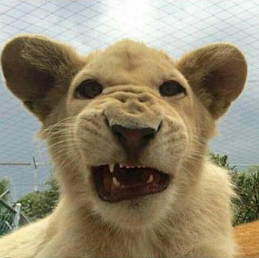
//> input picture Practica 2/lion.png, 259 x 258 px
$ ./descompocicion_en_planos   (built with g++ and OpenCV 4)
//> lines starting //> are read from the running program, lines starting //| are printed output that depends on the picture; after the words box and inside, x2 and y2 are one past the last pixel; in counts of white or black regions, pixels touching at a corner belong together
#include <opencv2/opencv.hpp>
#include <opencv2/highgui/highgui.hpp>
#include <vector>
#include <bitset>

using namespace cv;
using namespace std;


int main(int argc, char** argv) {
	//create a gui window:


	Mat img = imread("lion.png",CV_8U);
//> img: 258 rows x 259 cols, CV_8UC1; min 0, max 255, mean 140.3

	int columnas=img.cols;
//> columnas = 259
	int filas =img.rows;
//> filas = 258
	Mat plano0(filas, columnas, CV_8U);
	Mat plano1(filas, columnas, CV_8U);
	Mat plano2(filas, columnas, CV_8U);
	Mat plano3(filas, columnas, CV_8U);
	Mat plano4(filas, columnas, CV_8U);
	Mat plano5(filas, columnas, CV_8U);
	Mat plano6(filas, columnas, CV_8U);
	Mat plano7(filas, columnas, CV_8U);


	for (int i=0; i<img.rows; i++){
		for (int j=0; j<img.cols; j++){
			std::bitset<8> x((int) img.at<uchar>(i,j));
			plano0.at<uchar>(i,j) = x[0]*255;
			plano1.at<uchar>(i,j) = x[1]*255;
			plano2.at<uchar>(i,j) = x[2]*255;
			plano3.at<uchar>(i,j) = x[3]*255;
			plano4.at<uchar>(i,j) = x[4]*255;
			plano5.at<uchar>(i,j) = x[5]*255;
			plano6.at<uchar>(i,j) = x[6]*255;
			plano7.at<uchar>(i,j) = x[7]*255;

		}
	}
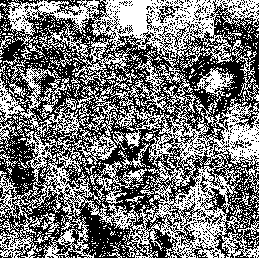
//> plano0: 258 rows x 259 cols, CV_8UC1; 46.4% white in thin lines or dots
//> plano1: 258 rows x 259 cols, CV_8UC1; 52.5% white; black in thin lines or dots
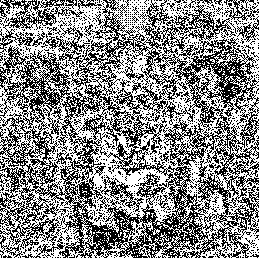
//> plano2: 258 rows x 259 cols, CV_8UC1; 53.8% white; black in thin lines or dots
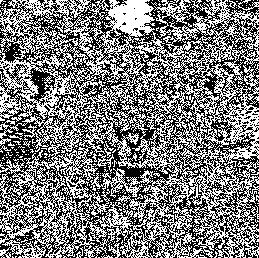
//> plano3: 258 rows x 259 cols, CV_8UC1; 48.7% white in thin lines or dots
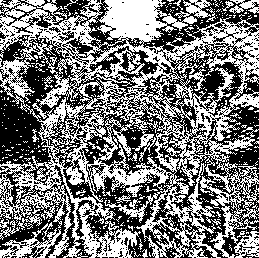
//> plano4: 258 rows x 259 cols, CV_8UC1; 48% white; 561 white regions (536 under 20 px), largest, box (x1, y1, x2, y2) and area: (0, 0, 259, 258) 28939, (0, 222, 61, 258) 691, (229, 0, 259, 14) 232
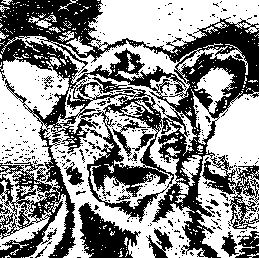
//> plano5: 258 rows x 259 cols, CV_8UC1; 55.9% white; 367 black regions (347 under 20 px), largest, box (x1, y1, x2, y2) and area: (0, 0, 259, 258) 24835, (78, 202, 141, 258) 1805, (235, 231, 259, 258) 368
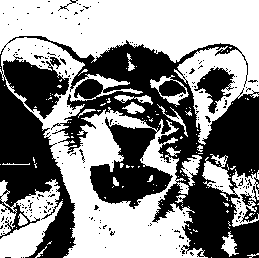
//> plano6: 258 rows x 259 cols, CV_8UC1; 54% white; 208 black regions (202 under 20 px), largest, box (x1, y1, x2, y2) and area: (0, 36, 259, 258) 28921, (194, 67, 235, 114) 829, (240, 186, 259, 223) 273, (58, 0, 78, 11) 38, (79, 149, 85, 163) 23, (34, 55, 44, 59) 21
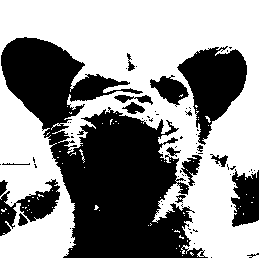
//> plano7: 258 rows x 259 cols, CV_8UC1; 56.7% white; 73 black regions (56 under 20 px), largest, box (x1, y1, x2, y2) and area: (1, 37, 208, 258) 20886, (177, 46, 247, 145) 3617, (0, 179, 60, 236) 1337

	//display the image:
	imshow("Output", img);
	imshow("Plano 0", plano0);
	imshow("Plano 1", plano1);
	imshow("Plano 2", plano2);
	imshow("Plano 3", plano3);
	imshow("Plano 4", plano4);
	imshow("Plano 5", plano5);
	imshow("Plano 6", plano6);
	imshow("Plano 7", plano7);


	waitKey(0);
	return 0;
}

$ run again, with Practica 2/a7v600-SE(RImpulsivo).jpeg saved as Practica 2/lion.png
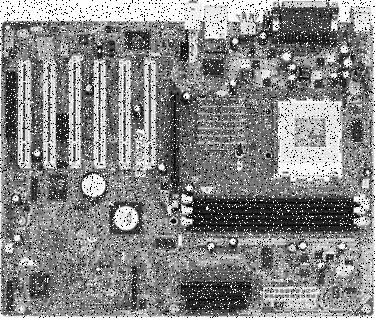
//> input picture Practica 2/a7v600-SE(RImpulsivo).jpeg, 375 x 318 px
//> img is the input picture: 318 rows x 375 cols, CV_8UC1; min 0, max 255, mean 134.2
//> after the loop `for (int i=0; i<img.rows; i++)`:
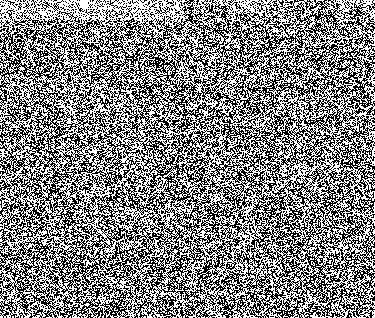
//> plano0: 318 rows x 375 cols, CV_8UC1; 51.2% white; black in thin lines or dots
//> after the loop `for (int i=0; i<img.rows; i++)`:
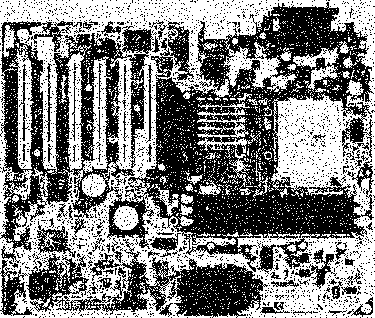
//> plano7: 318 rows x 375 cols, CV_8UC1; 50.4% white; 2203 black regions (2140 under 20 px), largest, box (x1, y1, x2, y2) and area: (0, 2, 374, 272) 42279, (26, 239, 268, 318) 7418, (0, 260, 33, 316) 732
